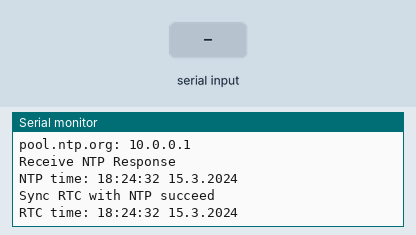
Bench run of a sketch on a simulated ESP8266 (NodeMCU). Shown: the last lines printed to the serial monitor. Inputs (shaded band) come from the test bench. WiFi joins after 1.5 s; servers stay silent unless stated; the local clock reads 2024-03-15 10:24:30 at power-on unless the sketch sets it.

Above: at 3.2 s.
3.3 s: "90,45,200,10\n" received over Serial
At 8.2 s:
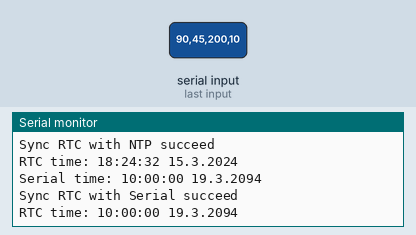
8.5 s: "30,150,10,200\n" received over Serial
At 12.5 s:
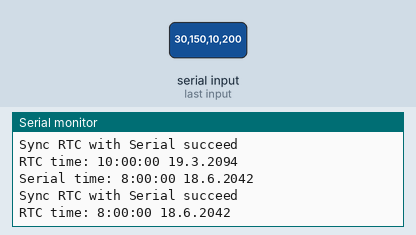
Timing chart, 0 to 14.0 s (numbered marks = the images above; inputs shaded):
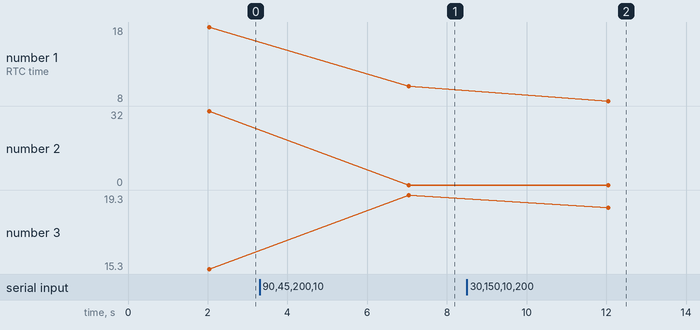

The sketch:

ClockTime.ino
```cpp
// (licence header left out)
#include <ESP8266WiFi.h>
#include <WiFiUdp.h>
#include <TimeLib.h>
#include <DS3232RTC.h>

const char * MY_WIFI_SSID = "Shen Family Mansion";
const char * MY_WIFI_PASSWORD = "guest@shen";
const char * ntpServerName = "pool.ntp.org";
const int timeZone = 8;
#define LocalPort 8888      // local port to listen for UDP packets
WiFiUDP Udp;
DS3232RTC RTC;
#define USE_NTP_SYNC_IN_LOOP
#define SYNC_NTP_LOOP_FREQUENCY 10  // after how many loop
//#define USE_NTP_SYNC_TIMER    // still can't working
//#define SYNC_NTP_TIMER_FREQUENCY 30000  // after how many milliseconds
#define USE_SERIAL_TIME_SYNC

void print_digitalClock();
void printDigits(int digits);

#if defined(USE_NTP_SYNC_TIMER) || defined(USE_NTP_SYNC_IN_LOOP)
// NTP
time_t getNtpTime();
void sendNTPpacket(IPAddress &NTP_address);
// Sync
extern "C"
{
    #include "user_interface.h"
}
void sync_RTC_NTP();
static bool sync_RTC_NTP_succeed = false;
#endif

#ifdef USE_NTP_SYNC_TIMER
/*
static os_timer_t sync_timer;
void timer_callback_f(void* arg);
*/
#endif

#ifdef USE_NTP_SYNC_IN_LOOP
#endif

#ifdef USE_SERIAL_TIME_SYNC
time_t getSerialTime();
void sync_RTC_Serial();
#endif

// WiFi
static bool WiFi_is_Connected;
inline void Check_WiFi_Status()
{
    for(int count = 0;count < 5, WiFi.status() != WL_CONNECTED;count++)
    {
        WiFi_is_Connected = false;
        Serial.print("connecting to ");
        Serial.print(MY_WIFI_SSID);
        Serial.println(" ...");
        delay(1000);
        if(WiFi.status() == WL_CONNECTED)
        {
            WiFi_is_Connected = true;
            Serial.print("WiFi connected, IP address : ");
            Serial.println(WiFi.localIP());
        }
        else
        {
            Serial.print("WiFi status: ");
            Serial.println(WiFi.status());
        }
    }
}

void setup()
{
    Serial.begin(115200);
    Serial.flush();

    // set WiFi
    //ETS_GPIO_INTR_DISABLE();
    WiFi.mode(WIFI_STA);
    WiFi.begin(MY_WIFI_SSID, MY_WIFI_PASSWORD);
    Check_WiFi_Status();
    //ETS_GPIO_INTR_ENABLE();

    Serial.println("Starting UDP");
    Udp.begin(LocalPort);
    Serial.print("Local port: ");
    Serial.println(Udp.localPort());

    //Serial.println("waiting for sync");
    //setSyncProvider(getNtpTime);
    //setSyncProvider(RTC.get);
    //setSyncInterval(300);

#ifdef USE_NTP_SYNC_TIMER
/*
    //timer usage:https://www.espressif.com/sites/default/files/documentation/2c-esp8266_non_os_sdk_api_reference_en.pdf
    //3.1. Software Timer
    os_timer_setfn(&sync_timer, timer_callback_f, NULL);
    os_timer_arm(&sync_timer, SYNC_NTP_TIMER_FREQUENCY, true); //parameter 2 => milliseconds between sync, 3 => repeat
*/
#endif
}

void loop()
{
    Check_WiFi_Status();    //check if WIFI still connected

#ifdef USE_NTP_SYNC_IN_LOOP
    static int count = 0;
    if(count == 0)
    {
        sync_RTC_NTP();
        count = SYNC_NTP_LOOP_FREQUENCY;
    }
    else
    {
        count--;
    }
#endif

#ifdef USE_SERIAL_TIME_SYNC
    if(Serial.available() >= 12)    // usage: yyyy,mm,dd,hh,mm,ss
        sync_RTC_Serial();
#endif

    Serial.print("RTC time: ");
    print_digitalClock(RTC.get());
    delay(3000);

}

// print time_t object
void print_digitalClock(time_t time_object)
{
    // digital clock display of the time
    Serial.print(hour(time_object));
    printDigits(minute(time_object));
    printDigits(second(time_object));
    Serial.print(" ");
    Serial.print(day(time_object));
    Serial.print(".");
    Serial.print(month(time_object));
    Serial.print(".");
    Serial.print(year(time_object));
    Serial.println();
}

void printDigits(int digits)
{
    // utility for digital clock display: prints preceding colon and leading 0
    Serial.print(":");
    if (digits < 10)
        Serial.print('0');
    Serial.print(digits);
}

#if defined(USE_NTP_SYNC_TIMER) || defined(USE_NTP_SYNC_IN_LOOP)
/*-------- NTP code ----------*/
#define NTP_PACKET_SIZE 48          // NTP time is in the first 48 bytes of message
byte packetBuffer[NTP_PACKET_SIZE]; //buffer to hold incoming & outgoing packets

time_t getNtpTime()
{
    IPAddress ntpServerIP; // NTP server's ip address

    while (Udp.parsePacket() > 0) ; // discard any previously received packets
    Serial.println("Transmit NTP Request");
    // get a random server from the pool
    WiFi.hostByName(ntpServerName, ntpServerIP);
    Serial.print(ntpServerName);
    Serial.print(": ");
    Serial.println(ntpServerIP);
    sendNTPpacket(ntpServerIP);
    uint32_t beginWait = millis();
    while (millis() - beginWait < 1500)
    {
        int size = Udp.parsePacket();
        if (size >= NTP_PACKET_SIZE)
        {
            Serial.println("Receive NTP Response");
            Udp.read(packetBuffer, NTP_PACKET_SIZE);  // read packet into the buffer
            unsigned long secsSince1900;
            // convert four bytes starting at location 40 to a long integer
            secsSince1900 =  (unsigned long)packetBuffer[40] << 24;
            secsSince1900 |= (unsigned long)packetBuffer[41] << 16;
            secsSince1900 |= (unsigned long)packetBuffer[42] << 8;
            secsSince1900 |= (unsigned long)packetBuffer[43];
            return secsSince1900 - 2208988800UL + timeZone * SECS_PER_HOUR;
        }
    }
    Serial.println("No NTP Response :-(");
    return 0; // return 0 if unable to get the time
}
// send an NTP request to the time server at the given address
void sendNTPpacket(IPAddress &NTP_address)
{
    // set all bytes in the buffer to 0
    memset(packetBuffer, 0, NTP_PACKET_SIZE);
    // Initialize values needed to form NTP request
    // (see URL above for details on the packets)
    packetBuffer[0] = 0b11100011;   // LI, Version, Mode
    packetBuffer[1] = 0;     // Stratum, or type of clock
    packetBuffer[2] = 6;     // Polling Interval
    packetBuffer[3] = 0xEC;  // Peer Clock Precision
    // 8 bytes of zero for Root Delay & Root Dispersion
    packetBuffer[12] = 49;
    packetBuffer[13] = 0x4E;
    packetBuffer[14] = 49;
    packetBuffer[15] = 52;
    // all NTP fields have been given values, now
    // you can send a packet requesting a timestamp:
    Udp.beginPacket(NTP_address, 123); //NTP requests are to port 123
    Udp.write(packetBuffer, NTP_PACKET_SIZE);
    Udp.endPacket();
}
void sync_RTC_NTP()
{
    // sync RTC with NTP
    time_t ntp_time = getNtpTime();
    Serial.print("NTP time: ");
    print_digitalClock(ntp_time);
    if(!ntp_time)
    {
        sync_RTC_NTP_succeed = false;
        Serial.println("Sync RTC with NTP failed");
    }
    else
    {
        RTC.set(ntp_time);
        sync_RTC_NTP_succeed = true;
        Serial.println("Sync RTC with NTP succeed");
    }
}
#endif

#ifdef USE_NTP_SYNC_TIMER
/*
void timer_callback_f(void* arg)
{
    //ETS_GPIO_INTR_DISABLE();
    sync_RTC_NTP();
    //ETS_GPIO_INTR_ENABLE();
}
*/
#endif

#ifdef USE_SERIAL_TIME_SYNC
time_t getSerialTime()
{
    // note that the tmElements_t Year member is an offset from 1970,
    // but the RTC wants the last two digits of the calendar year.
    // use the convenience macros from the Time Library to do the conversions.
    tmElements_t tm;
    int y = Serial.parseInt();
    if (y >= 100 && y < 1000)
    {
        Serial.println("Error: Year must be two digits or four digits!");
        return 0;
    }
    else
    {
        if (y >= 1000)
            tm.Year = CalendarYrToTm(y);
        else    // (y < 100)
            tm.Year = y2kYearToTm(y);
        tm.Month = Serial.parseInt();
        tm.Day = Serial.parseInt();
        tm.Hour = Serial.parseInt();
        tm.Minute = Serial.parseInt();
        tm.Second = Serial.parseInt();
        return makeTime(tm);
    }
}
void sync_RTC_Serial()
{
    // sync RTC with Serial
    time_t serial_time = getSerialTime();
    Serial.print("Serial time: ");
    print_digitalClock(serial_time);
    if(!serial_time)
    {
        Serial.println("Sync RTC with Serial failed");
    }
    else
    {
        RTC.set(serial_time);        // use the time_t value to ensure correct weekday is set
        Serial.println("Sync RTC with Serial succeed");
    }
    // dump any extraneous input
    while (Serial.available() > 0) Serial.read();
}
#endif
```

Measured:
- after the input at 3.3 s, the serial monitor: prints a new line after 3.7 s (image 1)
- after the input at 8.5 s, the serial monitor: prints a new line after 3.6 s (image 2)
- plotted number 1: 10 → 8 after the input at 8.5 s
- plotted number 3: 15.3 → 19.3 after the input at 3.3 s, 19.3 → 18.6 after the input at 8.5 s
